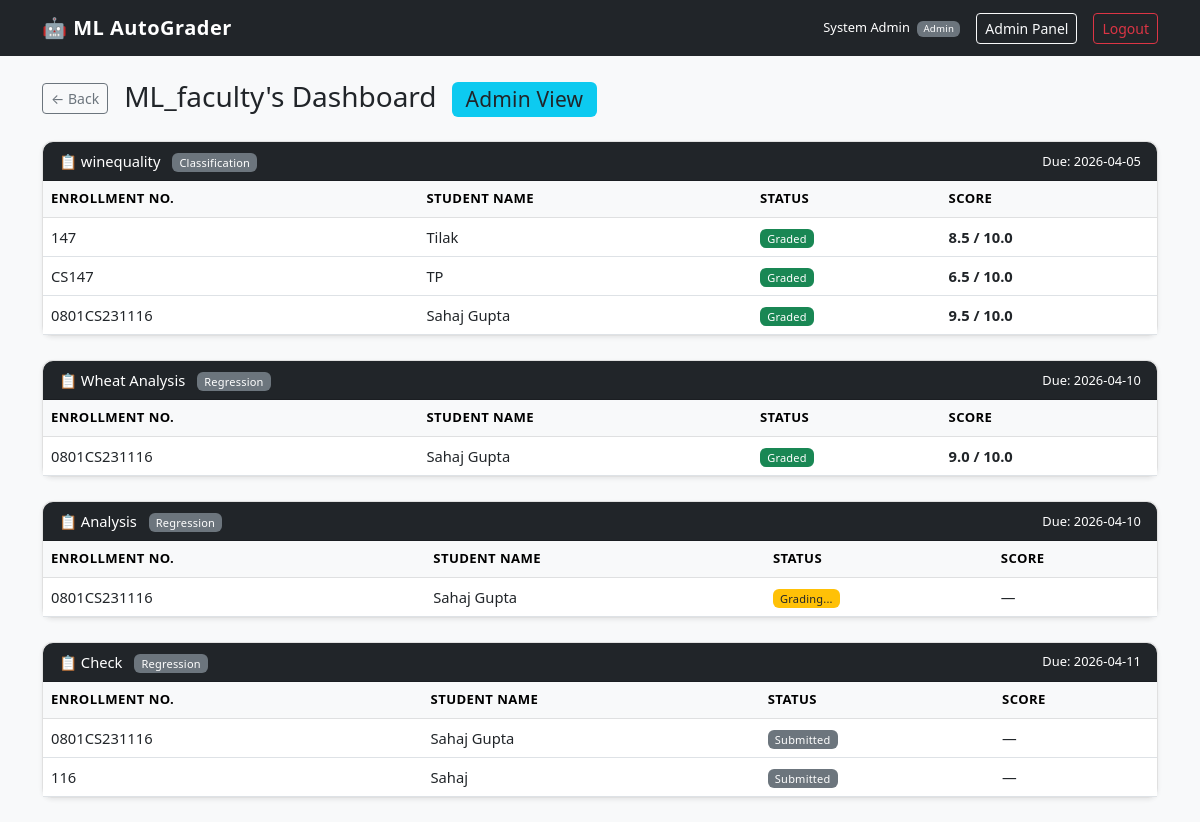
Page /admin/view_teacher/2 (signed in) on the earlier database version.
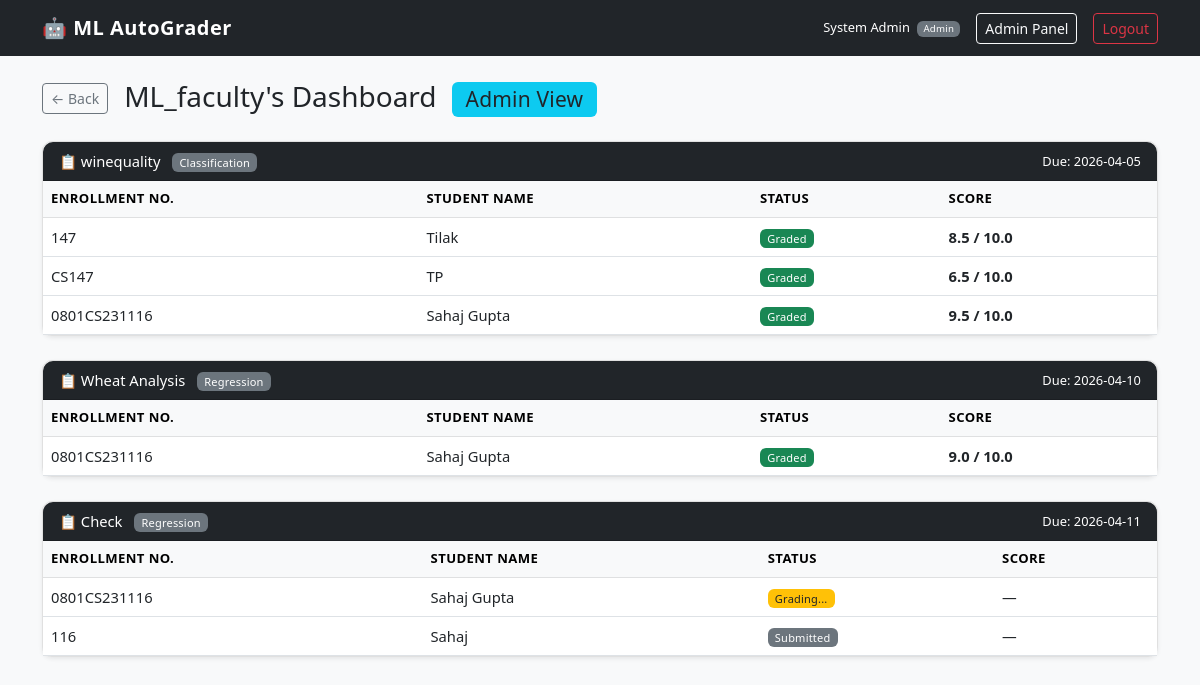
Same page on the later database version.
### models.py (models this page shows, shortened)
class Assignment(db.Model):
    __tablename__ = "assignment"
    id           = db.Column(db.Integer, primary_key=True)
    title        = db.Column(db.String(200), nullable=False)
    description  = db.Column(db.Text,        nullable=False)
    due_date     = db.Column(db.String(50),  nullable=False)
    task_type    = db.Column(db.String(50),  nullable=False)
    rubric_json  = db.Column(db.Text, nullable=False)
    dataset_path = db.Column(db.String(300), nullable=True)
    teacher_id   = db.Column(db.Integer, db.ForeignKey("user.id"), nullable=False)
    grading_status = db.Column(db.String(30), default="pending")
    created_at   = db.Column(db.DateTime, default=datetime.utcnow)
    submissions = db.relationship(
        "Submission",
        backref="assignment",
        cascade="all, delete-orphan"
    )

class User(db.Model, UserMixin):
    __tablename__ = "user"
    id            = db.Column(db.Integer, primary_key=True)
    name          = db.Column(db.String(100), nullable=False)
    email         = db.Column(db.String(120), unique=True, nullable=False)
    password      = db.Column(db.String(200), nullable=False)
    role          = db.Column(db.String(20), nullable=False)
    status        = db.Column(db.String(20), nullable=True, default="approved")
    enrollment_no = db.Column(db.String(50), unique=True, nullable=True)
    branch        = db.Column(db.String(50), nullable=True)
    batch         = db.Column(db.String(50), nullable=True)
    assignments   = db.relationship("Assignment", backref="creator", lazy=True)
    submissions   = db.relationship("Submission", backref="student",  lazy=True)

class Submission(db.Model):
    __tablename__ = "submission"
    id            = db.Column(db.Integer, primary_key=True)
    student_id    = db.Column(db.Integer, db.ForeignKey("user.id"),         nullable=False)
    assignment_id = db.Column(db.Integer, db.ForeignKey("assignment.id"),   nullable=False)
    file_path     = db.Column(db.String(300), nullable=False)
    status        = db.Column(db.String(30), default="submitted")
    score         = db.Column(db.Float,  nullable=True)
    max_score     = db.Column(db.Float,  nullable=True)
    result_json   = db.Column(db.Text, nullable=True)
    released      = db.Column(db.Boolean, default=False)
    submitted_at  = db.Column(db.DateTime, default=datetime.utcnow)
    graded_at     = db.Column(db.DateTime, nullable=True)

### app.py (the view)
@app.route("/admin/view_teacher/<int:teacher_id>")
@login_required
def admin_view_teacher(teacher_id):
    if current_user.role != "admin":
        return "Access denied", 403
    teacher     = User.query.get_or_404(teacher_id)
    assignments = Assignment.query.filter_by(teacher_id=teacher_id).all()
    students    = {u.id: u for u in User.query.filter_by(role="student").all()}
    return render_template(
        "admin/teacher_view.html",
        teacher     = teacher,
        assignments = assignments,
        students    = students,
    )

### app.py (called while the page is built)
@login_manager.user_loader
def load_user(user_id):
    return User.query.get(int(user_id))

### templates/admin/teacher_view.html (shortened to what this page needs)
{% extends 'base.html' %}
{% block content %}
<div class="d-flex align-items-center gap-3 mb-4">
    <a href="{{ url_for('admin_dashboard') }}" class="btn btn-outline-secondary btn-sm">← Back</a>
    <h3 class="mb-0">{{ teacher.name }}'s Dashboard <span class="badge bg-info text-dark ms-2">Admin View</span></h3>
</div>
{% for assignment in assignments %}
<div class="card mb-4 shadow-sm">
    <div class="card-header bg-dark text-white d-flex justify-content-between align-items-center">
        <span>📋 {{ assignment.title }} <span class="badge bg-secondary ms-2">{{ assignment.task_type }}</span></span>
        <small>Due: {{ assignment.due_date }}</small>
    </div>
    <div class="card-body p-0">
        {% set assign_subs = assignment.submissions %}
        {% if assign_subs %}
        <table class="table table-hover mb-0">
            <thead class="table-light">
                <tr>
                    <th>Enrollment No.</th>
                    <th>Student Name</th>
                    <th>Status</th>
                    <th>Score</th>
                </tr>
            </thead>
            <tbody>
                {% for sub in assign_subs %}
                <tr>
                    <td>{{ students[sub.student_id].enrollment_no }}</td>
                    <td>{{ students[sub.student_id].name }}</td>
                    <td>
                        {% if sub.status == 'graded' %}
                            <span class="badge bg-success">Graded</span>
                        {% elif sub.status == 'grading' %}
                            <span class="badge bg-warning text-dark">Grading...</span>
                        {% else %}
                            <span class="badge bg-secondary">Submitted</span>
                        {% endif %}
                    </td>
                    <td>
                        {% if sub.score is not none %}
                            <strong>{{ sub.score }} / {{ sub.max_score }}</strong>
                        {% else %}
                            —
                        {% endif %}
                    </td>
                </tr>
                {% endfor %}
            </tbody>
        </table>
        {% else %}
        <p class="text-muted p-3 mb-0">No submissions yet.</p>
        {% endif %}
    </div>
</div>
{% endfor %}
{% endblock %}

Differences in the rows shown:
removed Assignment: title "Analysis", task_type "Regression", due_date "2026-04-10"
removed Submission: {{ students[sub.student_id].enrollment_no }} "0801CS231116", {{ students[sub.student_id].name }} "Sahaj Gupta", status "Grading...", shown under "Analysis"
changed Submission (number 5 of 6 on the later page): status "Submitted" → "Grading..."
